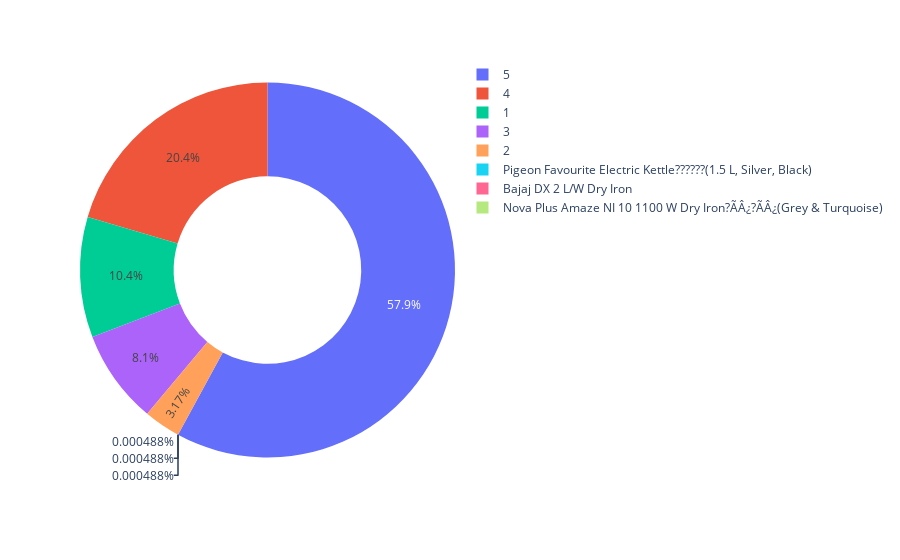

This figure's notebook cell:
### Code cell
# The Rating column of the data contains the ratings given by every reviewer. So let’s have a look at how most of the people rate the products they buy from Flipkart

ratings = data["Rate"].value_counts()
numbers = ratings.index
quantity = ratings.values

import plotly.express as px
figure = px.pie(data, 
             values=quantity, 
             names=numbers,hole = 0.5)
figure.show()

### Figure 1 — Plotly figure (JSON) as saved in the notebook; plotly's stock layout.template omitted (floating-point values rounded to 4 significant figures)
{"data": [{"domain": {"x": [0, 1], "y": [0, 1]}, "hole": 0.5, "hovertemplate": "label=%{label}<br>value=%{value}<extra></extra>", "labels": ["5", "4", "1", "3", "2", "Pigeon Favourite Electric Kettle??????(1.5 L, Silver, Black)", "Bajaj DX 2 L/W Dry Iron", "Nova Plus Amaze NI 10 1100 W Dry Iron?ÃÂ¿?ÃÂ¿(Grey & Turquoise)"], "legendgroup": "", "name": "", "showlegend": true, "type": "pie", "values": [118765, 41894, 21300, 16599, 6491, 1, 1, 1]}], "layout": {"legend": {"tracegroupgap": 0}, "margin": {"t": 60}}}
